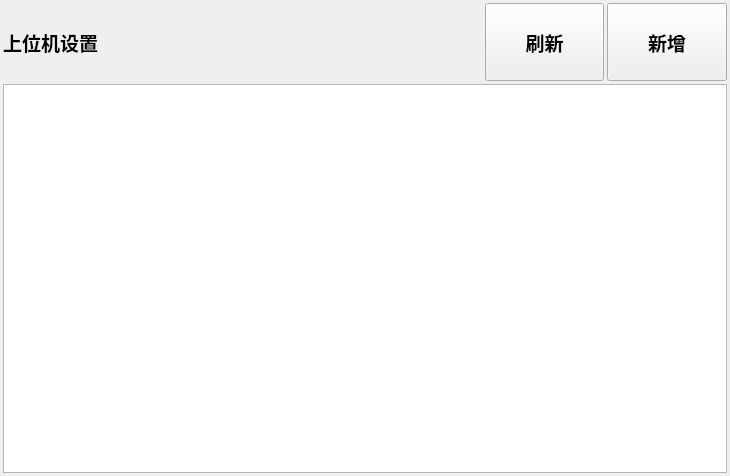
<?xml version="1.0" encoding="UTF-8"?>
<ui version="4.0">
 <class>UpDeviceSet</class>
 <widget class="QWidget" name="UpDeviceSet">
  <property name="geometry">
   <rect>
    <x>0</x>
    <y>0</y>
    <width>730</width>
    <height>476</height>
   </rect>
  </property>
  <property name="windowTitle">
   <string>Form</string>
  </property>
  <layout class="QVBoxLayout" name="verticalLayout" stretch="1,5">
   <property name="spacing">
    <number>3</number>
   </property>
   <property name="leftMargin">
    <number>3</number>
   </property>
   <property name="topMargin">
    <number>3</number>
   </property>
   <property name="rightMargin">
    <number>3</number>
   </property>
   <property name="bottomMargin">
    <number>3</number>
   </property>
   <item>
    <layout class="QHBoxLayout" name="horizontalLayout" stretch="1,3,1,1">
     <item>
      <widget class="QLabel" name="label">
       <property name="font">
        <font>
         <pointsize>14</pointsize>
         <weight>75</weight>
         <bold>true</bold>
        </font>
       </property>
       <property name="text">
        <string>上位机设置</string>
       </property>
      </widget>
     </item>
     <item>
      <spacer name="horizontalSpacer">
       <property name="orientation">
        <enum>Qt::Horizontal</enum>
       </property>
       <property name="sizeHint" stdset="0">
        <size>
         <width>40</width>
         <height>20</height>
        </size>
       </property>
      </spacer>
     </item>
     <item>
      <widget class="QPushButton" name="refresh_device">
       <property name="sizePolicy">
        <sizepolicy hsizetype="Minimum" vsizetype="Preferred">
         <horstretch>0</horstretch>
         <verstretch>0</verstretch>
        </sizepolicy>
       </property>
       <property name="font">
        <font>
         <pointsize>14</pointsize>
         <weight>75</weight>
         <bold>true</bold>
        </font>
       </property>
       <property name="text">
        <string>刷新</string>
       </property>
      </widget>
     </item>
     <item>
      <widget class="QPushButton" name="adddevice">
       <property name="sizePolicy">
        <sizepolicy hsizetype="Minimum" vsizetype="Preferred">
         <horstretch>0</horstretch>
         <verstretch>0</verstretch>
        </sizepolicy>
       </property>
       <property name="font">
        <font>
         <pointsize>14</pointsize>
         <weight>75</weight>
         <bold>true</bold>
        </font>
       </property>
       <property name="text">
        <string>新增</string>
       </property>
      </widget>
     </item>
    </layout>
   </item>
   <item>
    <widget class="QTableWidget" name="devicetable"/>
   </item>
  </layout>
 </widget>
 <resources/>
 <connections/>
</ui>
